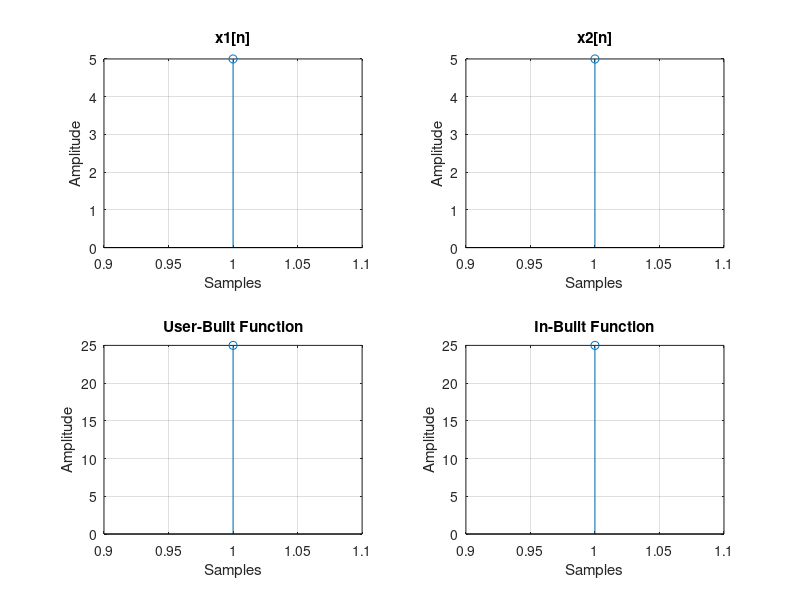

This chart was generated by the following MATLAB code:
clc;                    
clf;                    
close all;              
clear all;              
%y(n) = conv(x1, x2) for verification purposes

x1 = input('Enter first sequence: '); 
x2 = input('Enter second sequence: '); 
n = length(x1);                       
m = length(x2);                      
l = n + m - 1;                        
y = zeros(1, l);                             % Initialize result of convolution with zeros

for i = 1:n
    for k = 1:m
        y(i+k-1) = y(i+k-1) + x1(i) * x2(k); % Multiply and accumulate the values in y
    end
end
disp(['Sequence: ', num2str(y)]);            % Display the manually calculated convolution result

sam_point1 = 1:1:n;                          % Sample points for the first sequence x1
sam_point2 = 1:1:m;                          % Sample points for the second sequence x2
sam_point3 = 1:1:l;                          % Sample points for the manual convolution result y

subplot(221);                          
stem(sam_point1, x1);                  
title('x1[n]');                       
xlabel('Samples');                     
ylabel('Amplitude');                   
grid on;                               

subplot(222);                          
stem(sam_point2, x2);                  
title('x2[n]');                        
xlabel('Samples');                     
ylabel('Amplitude');                  
grid on;                               


subplot(223);                         
stem(sam_point3, y);                  
title('User-Built Function');          
xlabel('Samples');                    
ylabel('Amplitude');                  
grid on;                               

% MATLAB's in-built convolution function
y_conv = conv(x1, x2);                 
disp(['Sequence with in-built function: ', num2str(y_conv)]); 
len_y_conv = length(y_conv);           
sam_point4 = 1:1:len_y_conv;                   % Sample points for the in-built convolution result


subplot(224);                     
stem(sam_point4, y_conv);              
title('In-Built Function');            
xlabel('Samples');                    
ylabel('Amplitude');                   
grid on;                       
